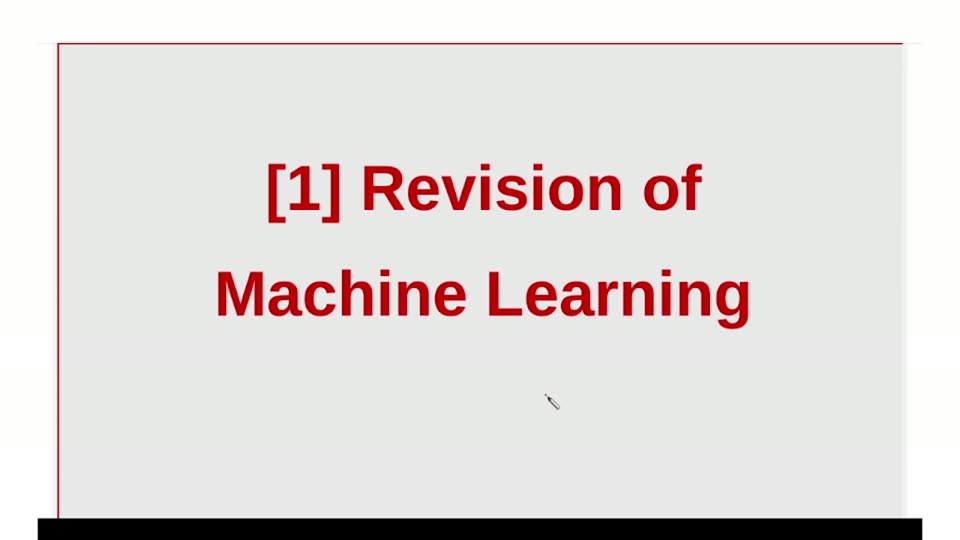
#> input picture videos/deep-learning/001_introduction/unique_slides/slide_003.jpg, 960 x 540 px, found by its file name
$ python sample_colors.py
#> lines starting #> are read from the running program, lines starting #| are printed output that depends on the picture; after the words box and inside, x2 and y2 are one past the last pixel; in counts of white or black regions, pixels touching at a corner belong together
from PIL import Image
import numpy as np
im = Image.open('unique_slides/slide_003.jpg').convert('RGB')
#> im is the input picture: PIL image 960x540 RGB; mean R, G, B 225, 219.2, 217.7
a = np.asarray(im)
def sample(name, y0,y1,x0,x1, cond=None):
#> called with name = 'title ink', y0 = 70, y1 = 99, x0 = 223, x1 = 621
    reg = a[y0:y1, x0:x1].reshape(-1,3).astype(int)
    if cond is not None:
        m = cond(reg)
        reg = reg[m]
#> reg = empty array
    if len(reg)==0: print(name, "none"); return
    med = np.median(reg, axis=0).astype(int)
    print(f"{name}: median RGB={tuple(med)} hex=#{med[0]:02X}{med[1]:02X}{med[2]:02X} n={len(reg)}")

# title ink (strong red pixels)
sample("title ink", 70, 99, 223, 621, lambda p: (p[:,0]>150)&(p[:,1]<80)&(p[:,2]<80))
# agenda ink (blue)
sample("agenda ink", 172, 311, 111, 381, lambda p: (p[:,2]>130)&(p[:,0]<90))
# badge fill
sample("badge fill", 58, 86, 877, 911, lambda p: (p[:,0]>200)&(p[:,1]>200))
#> in sample (call 3), `reg = a[y0:y1, x0:x1].reshape(-1,3).astype(int)`: reg = 952 rows, first 8: [231, 233, 230], [231, 233, 230], [231, 233, 230], [231, 233, 230], [231, 233, 230], [231, 233, 230], [231, 233, 230], [231, 233, 230]
#| badge fill: median RGB=(231, 233, 230) hex=#E7E9E6 n=952
# background
sample("background", 350, 500, 500, 700)
#| background: median RGB=(231, 233, 230) hex=#E7E9E6 n=30000
# frame line (left border)
sample("frame line", 100, 500, 39, 42, lambda p: (p[:,0]>120)&(p[:,0]-p[:,1]>50))
#> in sample (call 5), `reg = a[y0:y1, x0:x1].reshape(-1,3).astype(int)`: reg = 1200 rows, first 8: [254, 255, 253], [254, 255, 253], [254, 255, 253], [254, 255, 253], [254, 255, 253], [254, 255, 253], [254, 255, 253], [254, 255, 253]
# bottom line
sample("bottom line", 537, 540, 100, 900)
#> in sample (call 6), `reg = a[y0:y1, x0:x1].reshape(-1,3).astype(int)`: reg = 2400 rows, first 8: [0, 0, 0], [0, 0, 0], [0, 0, 0], [0, 0, 0], [0, 0, 0], [0, 0, 0], [0, 0, 0], [0, 0, 0]
#| bottom line: median RGB=(0, 0, 0) hex=#000000 n=2400
# badge numeral ink (dark pixels in badge)
sample("badge numeral", 60, 85, 878, 910, lambda p: (p[:,0]<100)&(p[:,1]<100))
#> in sample (call 7), `reg = a[y0:y1, x0:x1].reshape(-1,3).astype(int)`: reg = 800 rows, first 8: [231, 233, 230], [231, 233, 230], [231, 233, 230], [231, 233, 230], [231, 233, 230], [231, 233, 230], [231, 233, 230], [231, 233, 230]
# top border rows?
red = (a[...,0].astype(int)>120)&(a[...,0].astype(int)-a[...,1]>50)&(a[...,0].astype(int)-a[...,2]>50)
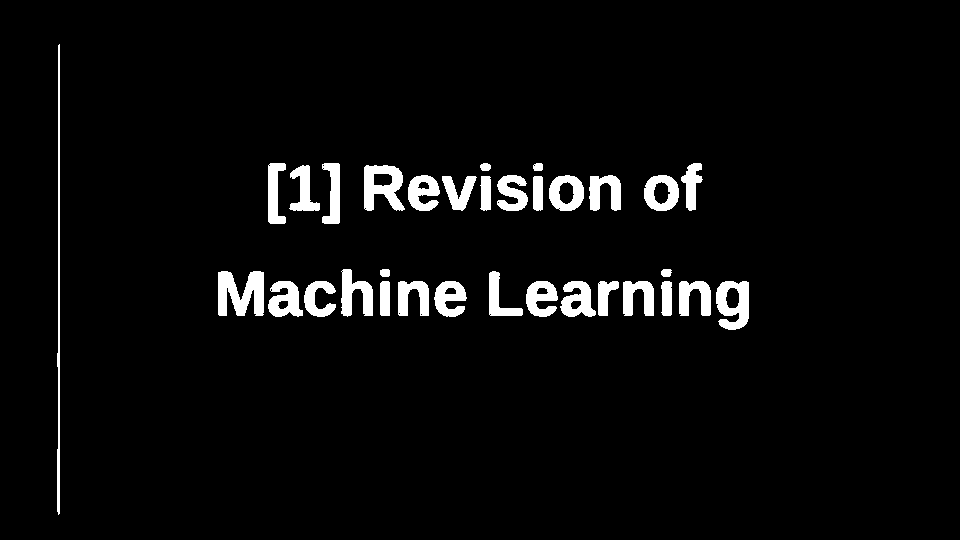
#> red: shape (540, 960) bool; 4.2% white; 33 white regions, largest, box (x1, y1, x2, y2) and area: (218, 271, 264, 316) 1475, (364, 165, 405, 211) 1186, (716, 281, 749, 330) 1101
for y in range(42, 52):
    print("row", y, "red count:", int(red[y].sum()), "x-extent:", end=" ")
    xs = np.where(red[y])[0]
    print(f"[{xs.min()},{xs.max()}]" if len(xs) else "-")
#> this loop made 10 passes
#> xs on passes 3 to 10: [59], [58, 59], [58, 59], [58, 59], [58, 59], [58, 59], [58, 59], [58, 59]
#| row 42 red count: 0 x-extent: -
#| row 43 red count: 0 x-extent: -
#| row 44 red count: 1 x-extent: [59,59]
#| row 45 red count: 2 x-extent: [58,59]
#| row 46 red count: 2 x-extent: [58,59]
#| row 47 red count: 2 x-extent: [58,59]
#| row 48 red count: 2 x-extent: [58,59]
#| row 49 red count: 2 x-extent: [58,59]
#> (further printed lines are left out)

$ run again, with videos/deep-learning/001_introduction/unique_slides/slide_002.jpg copied over videos/deep-learning/001_introduction/unique_slides/slide_003.jpg
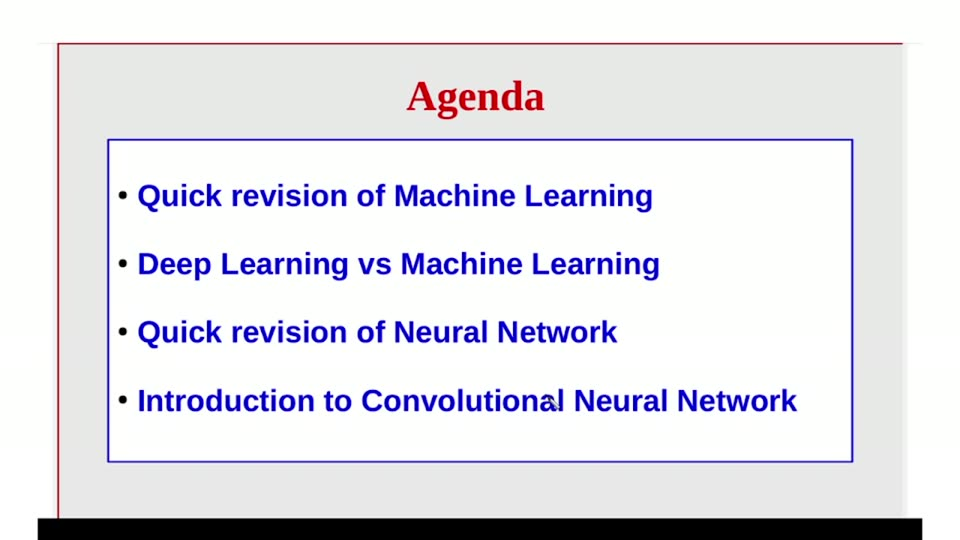
#> input picture videos/deep-learning/001_introduction/unique_slides/slide_002.jpg, 960 x 540 px, found by its file name
#> im is the input picture: PIL image 960x540 RGB; mean R, G, B 226.2, 225.4, 231.9
#> in sample, `reg = reg[m]`: reg = 544 rows, first 8: [165, 5, 31], [177, 3, 28], [162, 1, 17], [151, 5, 16], [164, 36, 49], [172, 20, 41], [185, 17, 40], [175, 9, 31]
#> med = [183, 0, 12]
#| title ink: median RGB=(183, 0, 12) hex=#B7000C n=544
#| agenda ink: median RGB=(12, 0, 170) hex=#0C00AA n=3356
#> in sample (call 3), `reg = a[y0:y1, x0:x1].reshape(-1,3).astype(int)`: reg = 952 rows, first 8: [231, 233, 230], [231, 233, 230], [231, 233, 230], [231, 233, 230], [231, 233, 230], [231, 233, 230], [231, 233, 230], [231, 233, 230]
#| badge fill: median RGB=(231, 233, 230) hex=#E7E9E6 n=952
#| background: median RGB=(254, 255, 253) hex=#FEFFFD n=30000
#> in sample (call 5), `reg = a[y0:y1, x0:x1].reshape(-1,3).astype(int)`: reg = 1200 rows, first 8: [254, 255, 253], [254, 255, 253], [254, 255, 253], [254, 255, 253], [254, 255, 253], [254, 255, 253], [254, 255, 253], [254, 255, 253]
#> in sample (call 6), `reg = a[y0:y1, x0:x1].reshape(-1,3).astype(int)`: reg = 2400 rows, first 8: [0, 0, 0], [0, 0, 0], [0, 0, 0], [0, 0, 0], [0, 0, 0], [0, 0, 0], [0, 0, 0], [0, 0, 0]
#| bottom line: median RGB=(0, 0, 0) hex=#000000 n=2400
#> in sample (call 7), `reg = a[y0:y1, x0:x1].reshape(-1,3).astype(int)`: reg = 800 rows, first 8: [231, 233, 230], [231, 233, 230], [231, 233, 230], [231, 233, 230], [231, 233, 230], [231, 233, 230], [231, 233, 230], [231, 233, 230]
#> `red = (a[...,0].astype(int)>120)&(a[...,0].astype(int)-a[...,1]>50)&(a..`:
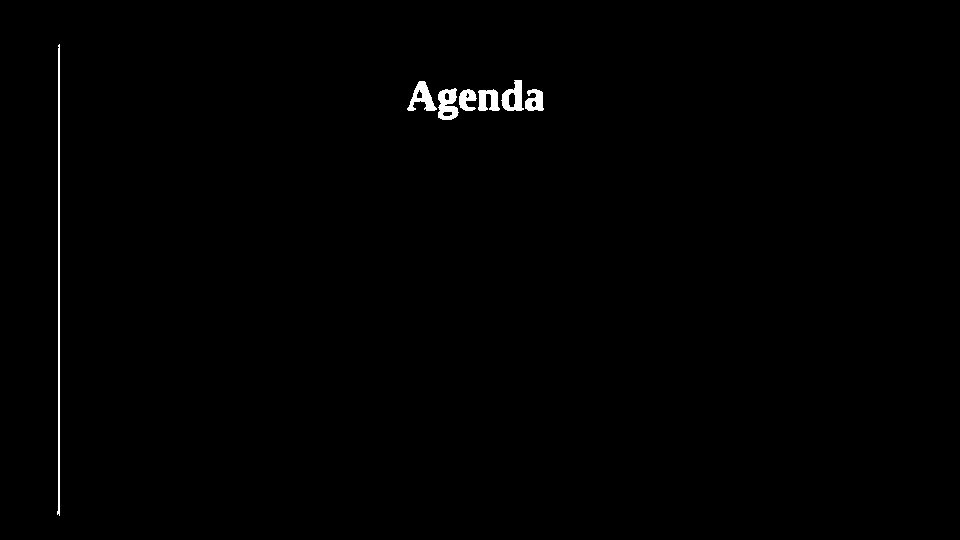
#> red: shape (540, 960) bool; 0.6% white; 7 white regions, largest, box (x1, y1, x2, y2) and area: (57, 44, 60, 516) 944, (438, 88, 459, 120) 452, (407, 81, 437, 111) 417
#> the loop `for y in range(42, 52):` made 10 passes
#> xs on passes 3 to 10: [59], [58, 59], [58, 59], [59], [58, 59], [58, 59], [58, 59], [58, 59]
#> (printed output is left out)

$ run again, with videos/deep-learning/001_introduction/unique_slides/slide_008.jpg copied over videos/deep-learning/001_introduction/unique_slides/slide_003.jpg
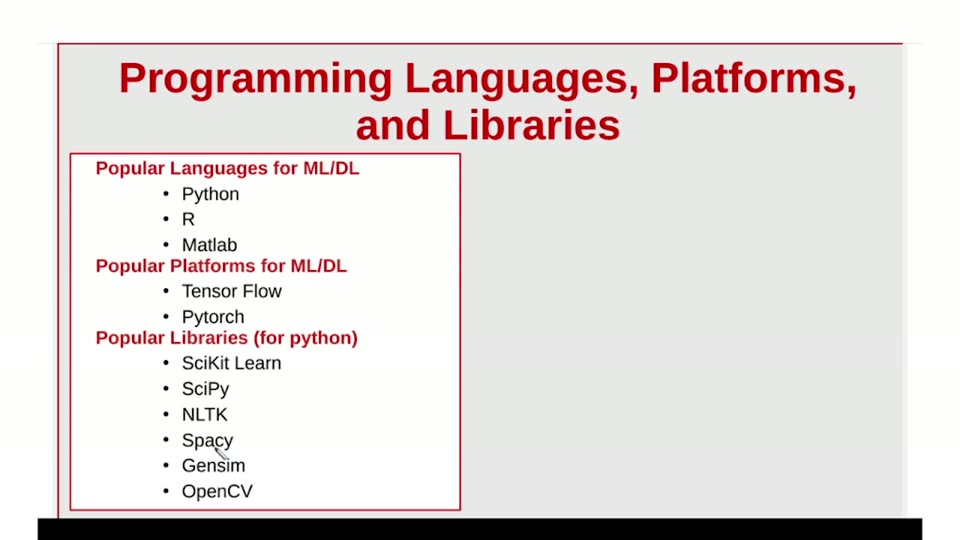
#> input picture videos/deep-learning/001_introduction/unique_slides/slide_008.jpg, 960 x 540 px, found by its file name
#> im is the input picture: PIL image 960x540 RGB; mean R, G, B 228.9, 223, 221.8
#> med = [174, 0, 7]
#| title ink: median RGB=(174, 0, 7) hex=#AE0007 n=3318
#> in sample (call 3), `reg = a[y0:y1, x0:x1].reshape(-1,3).astype(int)`: reg = 952 rows, first 8: [231, 233, 230], [231, 233, 230], [231, 233, 230], [231, 233, 230], [231, 233, 230], [231, 233, 230], [231, 233, 230], [231, 233, 230]
#| badge fill: median RGB=(231, 233, 230) hex=#E7E9E6 n=952
#| background: median RGB=(231, 233, 230) hex=#E7E9E6 n=30000
#> in sample (call 5), `reg = a[y0:y1, x0:x1].reshape(-1,3).astype(int)`: reg = 1200 rows, first 8: [254, 255, 253], [254, 255, 253], [254, 255, 253], [254, 255, 253], [254, 255, 253], [254, 255, 253], [254, 255, 253], [254, 255, 253]
#> in sample (call 6), `reg = a[y0:y1, x0:x1].reshape(-1,3).astype(int)`: reg = 2400 rows, first 8: [0, 0, 0], [0, 0, 0], [0, 0, 0], [0, 0, 0], [0, 0, 0], [0, 0, 0], [0, 0, 0], [0, 0, 0]
#| bottom line: median RGB=(0, 0, 0) hex=#000000 n=2400
#> in sample (call 7), `reg = a[y0:y1, x0:x1].reshape(-1,3).astype(int)`: reg = 800 rows, first 8: [231, 233, 230], [231, 233, 230], [231, 233, 230], [231, 233, 230], [231, 233, 230], [231, 233, 230], [231, 233, 230], [231, 233, 230]
#> `red = (a[...,0].astype(int)>120)&(a[...,0].astype(int)-a[...,1]>50)&(a..`:
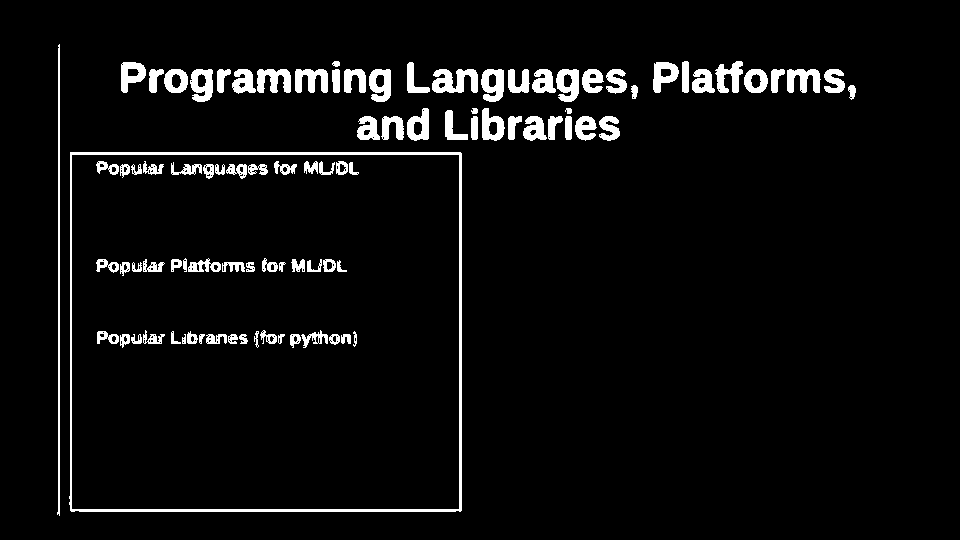
#> red: shape (540, 960) bool; 4.9% white; 94 white regions, largest, box (x1, y1, x2, y2) and area: (69, 152, 462, 512) 4118, (57, 44, 60, 516) 943, (432, 69, 478, 93) 758
#> the loop `for y in range(42, 52):` made 10 passes
#> xs on passes 3 to 10: [59], [58, 59], [58, 59], [59], [58, 59], [58, 59], [58, 59], [58, 59]
#> (printed output is left out)

$ run again, with videos/deep-learning/001_introduction/unique_slides/slide_009.jpg copied over videos/deep-learning/001_introduction/unique_slides/slide_003.jpg
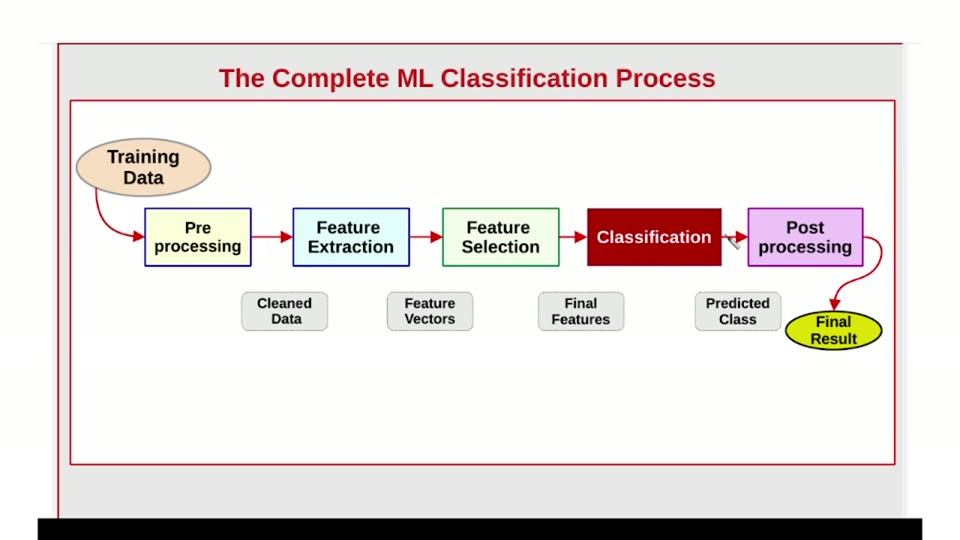
#> input picture videos/deep-learning/001_introduction/unique_slides/slide_009.jpg, 960 x 540 px, found by its file name
#> im is the input picture: PIL image 960x540 RGB; mean R, G, B 231.9, 226.9, 225.1
#> in sample, `reg = reg[m]`: reg = 912 rows, first 8: [151, 3, 19], [153, 2, 19], [151, 3, 19], [151, 2, 21], [154, 0, 24], [153, 1, 26], [166, 26, 37], [156, 10, 29]
#> med = [161, 26, 41]
#| title ink: median RGB=(161, 26, 41) hex=#A11A29 n=912
#> in sample (call 2), `reg = reg[m]`: reg = 126 rows, first 8: [89, 83, 157], [89, 78, 180], [68, 65, 134], [76, 68, 153], [85, 79, 153], [84, 78, 150], [66, 60, 132], [78, 72, 144]
#| agenda ink: median RGB=(60, 59, 134) hex=#3C3B86 n=126
#> in sample (call 3), `reg = a[y0:y1, x0:x1].reshape(-1,3).astype(int)`: reg = 952 rows, first 8: [231, 233, 230], [231, 233, 230], [231, 233, 230], [231, 233, 230], [231, 233, 230], [231, 233, 230], [231, 233, 230], [231, 233, 230]
#| badge fill: median RGB=(231, 233, 230) hex=#E7E9E6 n=952
#| background: median RGB=(254, 255, 253) hex=#FEFFFD n=30000
#> in sample (call 5), `reg = a[y0:y1, x0:x1].reshape(-1,3).astype(int)`: reg = 1200 rows, first 8: [254, 255, 253], [254, 255, 253], [254, 255, 253], [254, 255, 253], [254, 255, 253], [254, 255, 253], [254, 255, 253], [254, 255, 253]
#> in sample (call 6), `reg = a[y0:y1, x0:x1].reshape(-1,3).astype(int)`: reg = 2400 rows, first 8: [0, 0, 0], [0, 0, 0], [0, 0, 0], [0, 0, 0], [0, 0, 0], [0, 0, 0], [0, 0, 0], [0, 0, 0]
#| bottom line: median RGB=(0, 0, 0) hex=#000000 n=2400
#> in sample (call 7), `reg = a[y0:y1, x0:x1].reshape(-1,3).astype(int)`: reg = 800 rows, first 8: [231, 233, 230], [231, 233, 230], [231, 233, 230], [231, 233, 230], [231, 233, 230], [231, 233, 230], [231, 233, 230], [231, 233, 230]
#> `red = (a[...,0].astype(int)>120)&(a[...,0].astype(int)-a[...,1]>50)&(a..`:
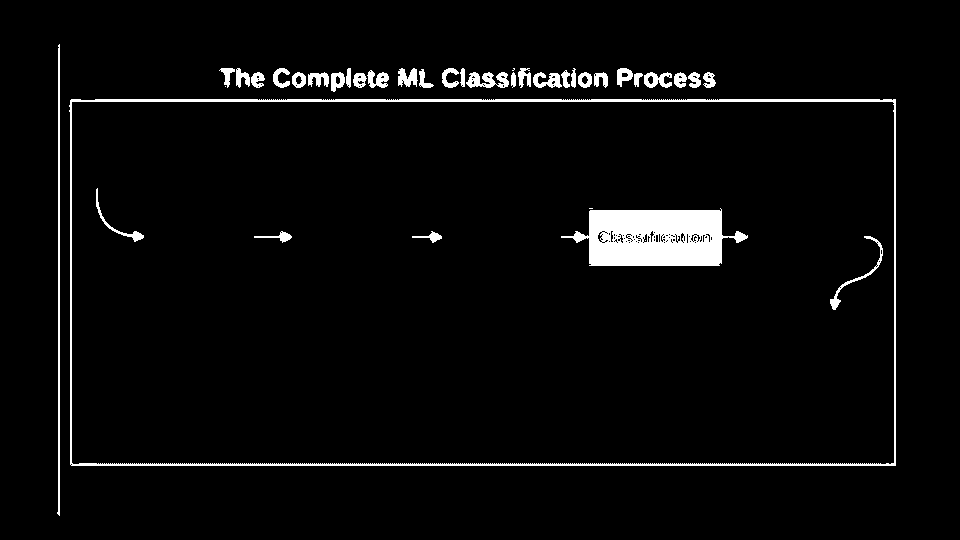
#> red: shape (540, 960) bool; 3.8% white; 39 white regions (4 under 20 px), largest, box (x1, y1, x2, y2) and area: (561, 208, 748, 266) 7342, (69, 99, 896, 466) 5901, (57, 44, 60, 516) 943
#> the loop `for y in range(42, 52):` made 10 passes
#> xs on passes 3 to 10: [59], [58, 59], [58, 59], [59], [58, 59], [58, 59], [58, 59], [58, 59]
#> (printed output is left out)
